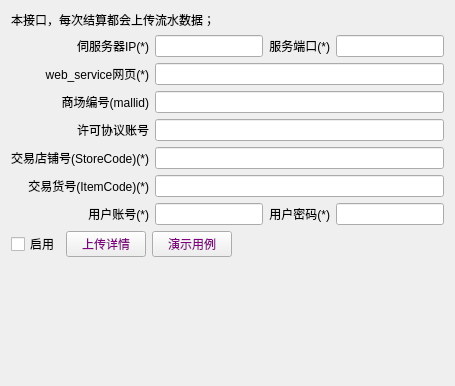
           <widget class="QWidget" name="tab">
            <attribute name="title">
             <string>科传接口</string>
            </attribute>
            <layout class="QVBoxLayout" name="verticalLayout_3">
             <item>
              <widget class="QLabel" name="label_39">
               <property name="text">
                <string>本接口，每次结算都会上传流水数据；</string>
               </property>
              </widget>
             </item>
             <item>
              <layout class="QGridLayout" name="gridLayout_6">
               <item row="2" column="1" colspan="3">
                <widget class="QLineEdit" name="lineEdit_mallid"/>
               </item>
               <item row="1" column="1" colspan="3">
                <widget class="QLineEdit" name="lineEdit_web"/>
               </item>
               <item row="4" column="1" colspan="3">
                <widget class="QLineEdit" name="lineEdit_storecode"/>
               </item>
               <item row="6" column="1">
                <widget class="QLineEdit" name="lineEdit_username"/>
               </item>
               <item row="6" column="0">
                <widget class="QLabel" name="label_34">
                 <property name="text">
                  <string>用户账号(*)</string>
                 </property>
                 <property name="alignment">
                  <set>Qt::AlignRight|Qt::AlignTrailing|Qt::AlignVCenter</set>
                 </property>
                </widget>
               </item>
               <item row="5" column="0">
                <widget class="QLabel" name="label_33">
                 <property name="text">
                  <string>交易货号(ItemCode)(*)</string>
                 </property>
                 <property name="alignment">
                  <set>Qt::AlignRight|Qt::AlignTrailing|Qt::AlignVCenter</set>
                 </property>
                </widget>
               </item>
               <item row="6" column="3">
                <widget class="QLineEdit" name="lineEdit_password">
                 <property name="echoMode">
                  <enum>QLineEdit::Password</enum>
                 </property>
                </widget>
               </item>
               <item row="6" column="2">
                <widget class="QLabel" name="label_35">
                 <property name="text">
                  <string>用户密码(*)</string>
                 </property>
                 <property name="alignment">
                  <set>Qt::AlignRight|Qt::AlignTrailing|Qt::AlignVCenter</set>
                 </property>
                </widget>
               </item>
               <item row="0" column="0">
                <widget class="QLabel" name="label_26">
                 <property name="text">
                  <string>伺服务器IP(*)</string>
                 </property>
                 <property name="alignment">
                  <set>Qt::AlignRight|Qt::AlignTrailing|Qt::AlignVCenter</set>
                 </property>
                </widget>
               </item>
               <item row="4" column="0">
                <widget class="QLabel" name="label_32">
                 <property name="text">
                  <string>交易店铺号(StoreCode)(*)</string>
                 </property>
                 <property name="alignment">
                  <set>Qt::AlignRight|Qt::AlignTrailing|Qt::AlignVCenter</set>
                 </property>
                </widget>
               </item>
               <item row="0" column="1">
                <widget class="QLineEdit" name="lineEdit_ip"/>
               </item>
               <item row="2" column="0">
                <widget class="QLabel" name="label_31">
                 <property name="text">
                  <string>商场编号(mallid)</string>
                 </property>
                 <property name="alignment">
                  <set>Qt::AlignRight|Qt::AlignTrailing|Qt::AlignVCenter</set>
                 </property>
                </widget>
               </item>
               <item row="0" column="2">
                <widget class="QLabel" name="label_29">
                 <property name="text">
                  <string>服务端口(*)</string>
                 </property>
                 <property name="alignment">
                  <set>Qt::AlignRight|Qt::AlignTrailing|Qt::AlignVCenter</set>
                 </property>
                </widget>
               </item>
               <item row="1" column="0">
                <widget class="QLabel" name="label_30">
                 <property name="text">
                  <string>web_service网页(*)</string>
                 </property>
                 <property name="alignment">
                  <set>Qt::AlignRight|Qt::AlignTrailing|Qt::AlignVCenter</set>
                 </property>
                </widget>
               </item>
               <item row="0" column="3">
                <widget class="QLineEdit" name="lineEdit_port"/>
               </item>
               <item row="5" column="1" colspan="3">
                <widget class="QLineEdit" name="lineEdit_itemcode"/>
               </item>
               <item row="3" column="0">
                <widget class="QLabel" name="label_36">
                 <property name="text">
                  <string>许可协议账号</string>
                 </property>
                 <property name="alignment">
                  <set>Qt::AlignRight|Qt::AlignTrailing|Qt::AlignVCenter</set>
                 </property>
                </widget>
               </item>
               <item row="3" column="1" colspan="3">
                <widget class="QLineEdit" name="lineEdit_license_agreement"/>
               </item>
              </layout>
             </item>
             <item>
              <layout class="QHBoxLayout" name="horizontalLayout_5">
               <item>
                <widget class="QCheckBox" name="checkBox_use">
                 <property name="text">
                  <string>启用</string>
                 </property>
                </widget>
               </item>
               <item>
                <widget class="lds_toolbar_button" name="pushButton_18">
                 <property name="focusPolicy">
                  <enum>Qt::NoFocus</enum>
                 </property>
                 <property name="styleSheet">
                  <string notr="true">color:purple;</string>
                 </property>
                 <property name="text">
                  <string>上传详情</string>
                 </property>
                 <property name="outer_stylesheet" stdset="0">
                  <string>pushbutton</string>
                 </property>
                </widget>
               </item>
               <item>
                <widget class="lds_toolbar_button" name="pushButton_19">
                 <property name="focusPolicy">
                  <enum>Qt::NoFocus</enum>
                 </property>
                 <property name="styleSheet">
                  <string notr="true">color:purple;</string>
                 </property>
                 <property name="text">
                  <string>演示用例</string>
                 </property>
                 <property name="outer_stylesheet" stdset="0">
                  <string>pushbutton</string>
                 </property>
                </widget>
               </item>
               <item>
                <spacer name="horizontalSpacer_6">
                 <property name="orientation">
                  <enum>Qt::Horizontal</enum>
                 </property>
                 <property name="sizeHint" stdset="0">
                  <size>
                   <width>40</width>
                   <height>20</height>
                  </size>
                 </property>
                </spacer>
               </item>
              </layout>
             </item>
             <item>
              <spacer name="verticalSpacer">
               <property name="orientation">
                <enum>Qt::Vertical</enum>
               </property>
               <property name="sizeHint" stdset="0">
                <size>
                 <width>20</width>
                 <height>118</height>
                </size>
               </property>
              </spacer>
             </item>
            </layout>
           </widget>
